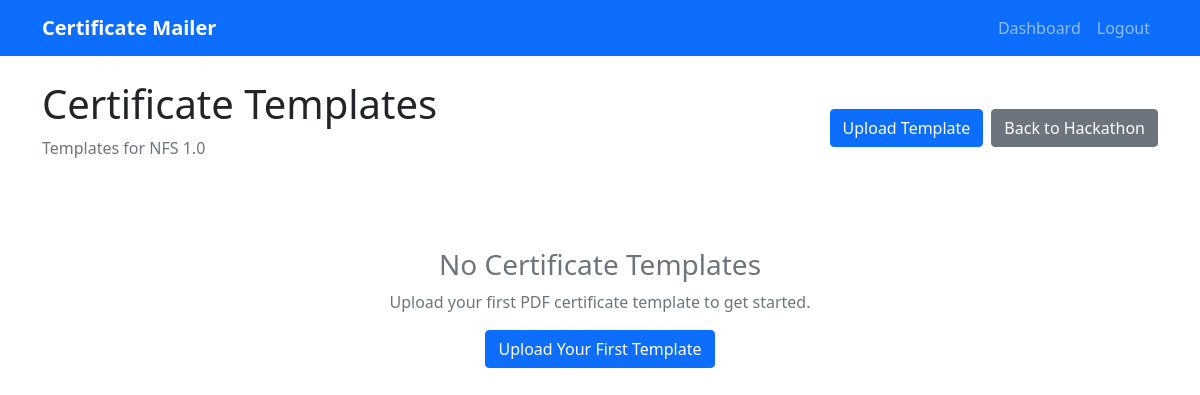
Before: /hackathon/1/templates (signed in) with the older database file.
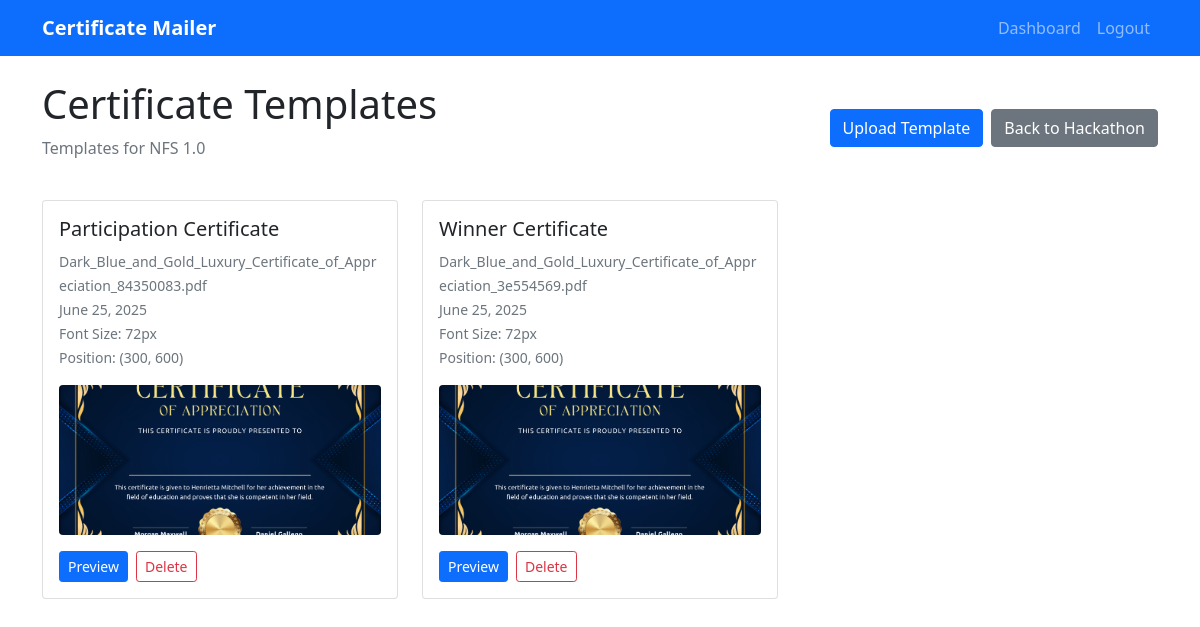
After: the same page with the newer database file.
### models.py (models this page shows)
class Hackathon(db.Model):
    id = db.Column(db.Integer, primary_key=True)
    name = db.Column(db.String(100), nullable=False)
    description = db.Column(db.Text)
    created_at = db.Column(db.DateTime, default=datetime.utcnow)
    user_id = db.Column(db.Integer, db.ForeignKey('user.id'), nullable=False)
    certificate_templates = db.relationship('CertificateTemplate', backref='hackathon', lazy=True)
    participants = db.relationship('Participant', backref='hackathon', lazy=True)

class CertificateTemplate(db.Model):
    id = db.Column(db.Integer, primary_key=True)
    name = db.Column(db.String(100), nullable=False)  # e.g., "Winner", "Participation"
    filename = db.Column(db.String(255), nullable=False)
    name_x_position = db.Column(db.Float, default=300)
    name_y_position = db.Column(db.Float, default=400)
    font_size = db.Column(db.Integer, default=24)
    font_color = db.Column(db.String(7), default='#000000')
    hackathon_id = db.Column(db.Integer, db.ForeignKey('hackathon.id'), nullable=False)
    created_at = db.Column(db.DateTime, default=datetime.utcnow)

### blueprints/certificates/routes.py (the view)
@certificates_bp.route('/hackathon/<int:hackathon_id>/templates')
@login_required
def list_templates(current_user, hackathon_id):
    hackathon = Hackathon.query.filter_by(id=hackathon_id, user_id=current_user.id).first_or_404()
    templates = CertificateTemplate.query.filter_by(hackathon_id=hackathon_id).all()
    return render_template('certificates/list.html',
                         hackathon=hackathon,
                         templates=templates,
                         user=current_user)

### templates/certificates/list.html (shortened to what this page needs)
{% extends "base.html" %}
{% block content %}
<div class="d-flex justify-content-between align-items-center mb-4">
    <div>
        <h1>Certificate Templates</h1>
        <p class="text-muted">Templates for {{ hackathon.name }}</p>
    </div>
    <div class="d-flex gap-2">
        <a href="{{ url_for('certificates.upload_template', hackathon_id=hackathon.id) }}" class="btn btn-primary">
             Upload Template
        </a>
        <a href="{{ url_for('hackathon.hackathon_detail', id=hackathon.id) }}" class="btn btn-secondary">
             Back to Hackathon
        </a>
    </div>
</div>
{% if templates %}
    <div class="row">
        {% for template in templates %}
        <div class="col-md-6 col-lg-4 mb-4">
            <div class="card">
                <div class="card-body">
                    <h5 class="card-title">{{ template.name }}</h5>
                    <p class="card-text">
                        <small class="text-muted">
                             {{ template.filename }}<br>
                             {{ template.created_at.strftime('%B %d, %Y') }}<br>
                             Font Size: {{ template.font_size }}px<br>
                             Position: ({{ template.name_x_position|int }}, {{ template.name_y_position|int }})
                        </small>
                    </p>
                    {% set preview_path = 'uploads/certificates/' + hackathon.id|string + '/' + template.filename.replace('.pdf', '_preview.png') %}
                    <div class="mb-3">
                        <img src="{{ url_for('certificates.uploaded_file', filename='certificates/' + hackathon.id|string + '/' + template.filename.replace('.pdf', '_preview.png')) }}"
                             class="img-fluid rounded"
                             style="max-height: 150px; width: 100%; object-fit: cover;"
                             alt="Template preview"
                             onerror="this.style.display='none'">
                    </div>
                    <div class="d-flex gap-2">
                        <a href="{{ url_for('certificates.preview_template', hackathon_id=hackathon.id, template_id=template.id) }}"
                           class="btn btn-primary btn-sm">
                             Preview
                        </a>
                        <button class="btn btn-outline-danger btn-sm"
                                onclick="deleteTemplate('{{ template.id }}', '{{ template.name }}')">
                             Delete
                        </button>
                    </div>
                </div>
            </div>
        </div>
        {% endfor %}
    </div>
{% else %}
    <div class="text-center py-5">
        <h3 class="text-muted">No Certificate Templates</h3>
        <p class="text-muted">Upload your first PDF certificate template to get started.</p>
        <a href="{{ url_for('certificates.upload_template', hackathon_id=hackathon.id) }}" class="btn btn-primary">
             Upload Your First Template
        </a>
    </div>
{% endif %}
{% endblock %}

### templates/base.html (shortened to what this page needs)
<!DOCTYPE html>
<html lang="en">
<head>
    <link href="https://cdn.jsdelivr.net/npm/bootstrap@5.1.3/dist/css/bootstrap.min.css" rel="stylesheet">
</head>
<body>    <nav class="navbar navbar-expand-lg navbar-dark bg-primary">
        <div class="container">
            <a class="navbar-brand" href="{{ url_for('main.index') }}">Certificate Mailer</a>
            <div class="navbar-nav ms-auto">
                {% if session.token %}
                    <a class="nav-link" href="{{ url_for('main.dashboard') }}">Dashboard</a>
                    <a class="nav-link" href="{{ url_for('auth.logout') }}">Logout</a>
                {% else %}
                    <a class="nav-link" href="{{ url_for('auth.login') }}">Login</a>
                    <a class="nav-link" href="{{ url_for('auth.signup') }}">Sign Up</a>
                {% endif %}
            </div>
        </div>
    </nav>
    <div class="container mt-4">
        {% block content %}{% endblock %}
    </div>
</body>
</html>

### templates/base.html (style rules this page uses)
.navbar-brand { font-weight: bold; }

Changed rows visible on the page:
added CertificateTemplate: name "Participation Certificate", filename "Dark_Blue_and_Gold_Luxury_Certificate_of_Appreciation_84350083.pdf", created_at "June 25, 2025", font_size "72", name_x_position "300", name_y_position "600"
added CertificateTemplate: name "Winner Certificate", filename "Dark_Blue_and_Gold_Luxury_Certificate_of_Appreciation_3e554569.pdf", created_at "June 25, 2025", font_size "72", name_x_position "300", name_y_position "600"
Other visible differences:
text no longer shown: "No Certificate Templates Upload your first PDF certificate template to get started. Upload Your First Template"
